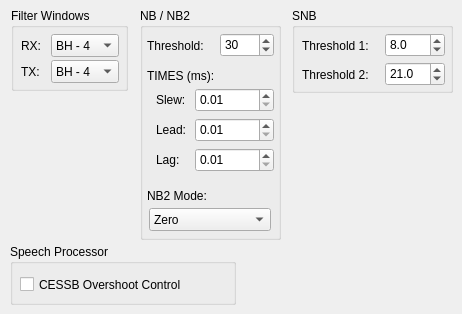
         <widget class="QWidget" name="options">
          <attribute name="title">
           <string>Options</string>
          </attribute>
          <widget class="QGroupBox" name="groupBox_8">
           <property name="geometry">
            <rect>
             <x>11</x>
             <y>8</y>
             <width>117</width>
             <height>83</height>
            </rect>
           </property>
           <property name="title">
            <string>Filter Windows</string>
           </property>
           <widget class="QLabel" name="label_40">
            <property name="geometry">
             <rect>
              <x>10</x>
              <y>30</y>
              <width>25</width>
              <height>15</height>
             </rect>
            </property>
            <property name="text">
             <string>RX:</string>
            </property>
           </widget>
           <widget class="QLabel" name="label_58">
            <property name="geometry">
             <rect>
              <x>10</x>
              <y>56</y>
              <width>25</width>
              <height>15</height>
             </rect>
            </property>
            <property name="text">
             <string>TX:</string>
            </property>
           </widget>
           <widget class="QComboBox" name="rxFilterWindowCombo">
            <property name="geometry">
             <rect>
              <x>40</x>
              <y>26</y>
              <width>68</width>
              <height>23</height>
             </rect>
            </property>
            <item>
             <property name="text">
              <string>BH - 4</string>
             </property>
            </item>
            <item>
             <property name="text">
              <string>BH - 7</string>
             </property>
            </item>
           </widget>
           <widget class="QComboBox" name="txFilterWindowCombo">
            <property name="geometry">
             <rect>
              <x>40</x>
              <y>52</y>
              <width>68</width>
              <height>23</height>
             </rect>
            </property>
            <item>
             <property name="text">
              <string>BH - 4</string>
             </property>
            </item>
            <item>
             <property name="text">
              <string>BH - 7</string>
             </property>
            </item>
           </widget>
          </widget>
          <widget class="QGroupBox" name="groupBox_20">
           <property name="geometry">
            <rect>
             <x>140</x>
             <y>8</y>
             <width>141</width>
             <height>232</height>
            </rect>
           </property>
           <property name="title">
            <string>NB / NB2</string>
           </property>
           <widget class="QLabel" name="label_59">
            <property name="geometry">
             <rect>
              <x>7</x>
              <y>30</y>
              <width>70</width>
              <height>15</height>
             </rect>
            </property>
            <property name="text">
             <string>Threshold:</string>
            </property>
           </widget>
           <widget class="QSpinBox" name="nbThresholdSpinBox">
            <property name="geometry">
             <rect>
              <x>80</x>
              <y>25</y>
              <width>54</width>
              <height>24</height>
             </rect>
            </property>
            <property name="minimum">
             <number>1</number>
            </property>
            <property name="maximum">
             <number>1000</number>
            </property>
            <property name="value">
             <number>30</number>
            </property>
           </widget>
           <widget class="QLabel" name="label_60">
            <property name="geometry">
             <rect>
              <x>7</x>
              <y>60</y>
              <width>97</width>
              <height>15</height>
             </rect>
            </property>
            <property name="text">
             <string>TIMES (ms):</string>
            </property>
           </widget>
           <widget class="QDoubleSpinBox" name="nbSlewSpinBox">
            <property name="geometry">
             <rect>
              <x>55</x>
              <y>80</y>
              <width>79</width>
              <height>24</height>
             </rect>
            </property>
            <property name="minimum">
             <double>0.010000000000000</double>
            </property>
            <property name="maximum">
             <double>2.000000000000000</double>
            </property>
            <property name="singleStep">
             <double>0.010000000000000</double>
            </property>
            <property name="value">
             <double>0.010000000000000</double>
            </property>
           </widget>
           <widget class="QDoubleSpinBox" name="nbLeadSpinBox">
            <property name="geometry">
             <rect>
              <x>55</x>
              <y>110</y>
              <width>79</width>
              <height>24</height>
             </rect>
            </property>
            <property name="minimum">
             <double>0.010000000000000</double>
            </property>
            <property name="maximum">
             <double>2.000000000000000</double>
            </property>
            <property name="singleStep">
             <double>0.010000000000000</double>
            </property>
            <property name="value">
             <double>0.010000000000000</double>
            </property>
           </widget>
           <widget class="QDoubleSpinBox" name="nbLagSpinBox">
            <property name="geometry">
             <rect>
              <x>55</x>
              <y>140</y>
              <width>79</width>
              <height>24</height>
             </rect>
            </property>
            <property name="minimum">
             <double>0.010000000000000</double>
            </property>
            <property name="maximum">
             <double>2.000000000000000</double>
            </property>
            <property name="singleStep">
             <double>0.010000000000000</double>
            </property>
            <property name="value">
             <double>0.010000000000000</double>
            </property>
           </widget>
           <widget class="QLabel" name="label_61">
            <property name="geometry">
             <rect>
              <x>16</x>
              <y>84</y>
              <width>36</width>
              <height>15</height>
             </rect>
            </property>
            <property name="text">
             <string>Slew:</string>
            </property>
           </widget>
           <widget class="QLabel" name="label_62">
            <property name="geometry">
             <rect>
              <x>16</x>
              <y>114</y>
              <width>37</width>
              <height>15</height>
             </rect>
            </property>
            <property name="text">
             <string>Lead:</string>
            </property>
           </widget>
           <widget class="QLabel" name="label_63">
            <property name="geometry">
             <rect>
              <x>16</x>
              <y>144</y>
              <width>37</width>
              <height>15</height>
             </rect>
            </property>
            <property name="text">
             <string>Lag:</string>
            </property>
           </widget>
           <widget class="QLabel" name="label_64">
            <property name="geometry">
             <rect>
              <x>7</x>
              <y>180</y>
              <width>95</width>
              <height>15</height>
             </rect>
            </property>
            <property name="text">
             <string>NB2 Mode:</string>
            </property>
           </widget>
           <widget class="QComboBox" name="nb2ModeCombo">
            <property name="geometry">
             <rect>
              <x>9</x>
              <y>200</y>
              <width>122</width>
              <height>23</height>
             </rect>
            </property>
            <item>
             <property name="text">
              <string>Zero</string>
             </property>
            </item>
            <item>
             <property name="text">
              <string>Sample &amp; Hold</string>
             </property>
            </item>
            <item>
             <property name="text">
              <string>Mean-Hold</string>
             </property>
            </item>
            <item>
             <property name="text">
              <string>Hold &amp; Sample</string>
             </property>
            </item>
            <item>
             <property name="text">
              <string>Linear Interpolate</string>
             </property>
            </item>
           </widget>
          </widget>
          <widget class="QGroupBox" name="groupBox_21">
           <property name="geometry">
            <rect>
             <x>292</x>
             <y>8</y>
             <width>161</width>
             <height>85</height>
            </rect>
           </property>
           <property name="title">
            <string>SNB</string>
           </property>
           <widget class="QLabel" name="label_65">
            <property name="geometry">
             <rect>
              <x>10</x>
              <y>30</y>
              <width>82</width>
              <height>15</height>
             </rect>
            </property>
            <property name="text">
             <string>Threshold 1:</string>
            </property>
           </widget>
           <widget class="QLabel" name="label_66">
            <property name="geometry">
             <rect>
              <x>10</x>
              <y>59</y>
              <width>82</width>
              <height>15</height>
             </rect>
            </property>
            <property name="text">
             <string>Threshold 2:</string>
            </property>
           </widget>
           <widget class="QDoubleSpinBox" name="snbThreshold1SpinBox">
            <property name="geometry">
             <rect>
              <x>93</x>
              <y>25</y>
              <width>60</width>
              <height>24</height>
             </rect>
            </property>
            <property name="decimals">
             <number>1</number>
            </property>
            <property name="minimum">
             <double>2.000000000000000</double>
            </property>
            <property name="maximum">
             <double>20.000000000000000</double>
            </property>
            <property name="value">
             <double>8.000000000000000</double>
            </property>
           </widget>
           <widget class="QDoubleSpinBox" name="snbThreshold2SpinBox">
            <property name="geometry">
             <rect>
              <x>93</x>
              <y>54</y>
              <width>60</width>
              <height>24</height>
             </rect>
            </property>
            <property name="decimals">
             <number>1</number>
            </property>
            <property name="minimum">
             <double>4.000000000000000</double>
            </property>
            <property name="maximum">
             <double>60.000000000000000</double>
            </property>
            <property name="value">
             <double>21.000000000000000</double>
            </property>
           </widget>
          </widget>
          <widget class="QGroupBox" name="groupBox_22">
           <property name="geometry">
            <rect>
             <x>10</x>
             <y>244</y>
             <width>226</width>
             <height>61</height>
            </rect>
           </property>
           <property name="title">
            <string>Speech Processor</string>
           </property>
           <widget class="QCheckBox" name="cessbOvershootCB">
            <property name="geometry">
             <rect>
              <x>10</x>
              <y>30</y>
              <width>191</width>
              <height>21</height>
             </rect>
            </property>
            <property name="text">
             <string>CESSB Overshoot Control</string>
            </property>
           </widget>
          </widget>
         </widget>
